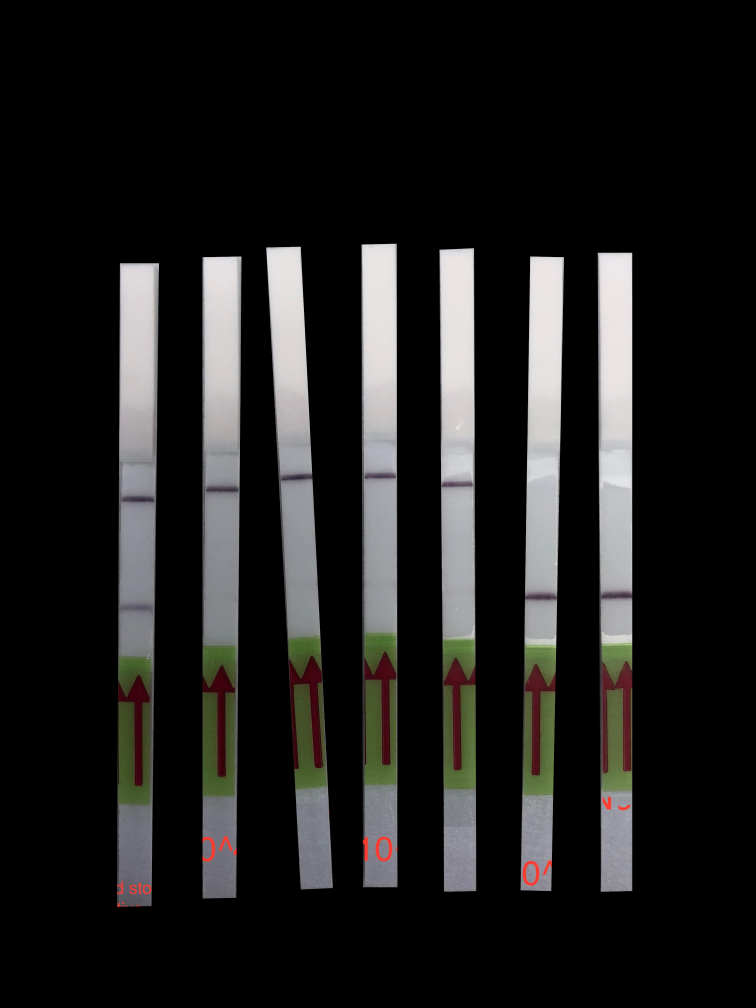
#> input picture scripts/images/EBOV_G2_LOD.jpg, 3024 x 4032 px (shown at 1/4 size)
$ python strip_detection.py --image_file ../images/EBOV_G2_LOD.jpg
#> lines starting #> are read from the running program, lines starting #| are printed output that depends on the picture; after the words box and inside, x2 and y2 are one past the last pixel; in counts of white or black regions, pixels touching at a corner belong together
from __future__ import division
import statistics
import cv2
import imutils
import math
import numpy as np
import argparse
import sys
import matplotlib
import os
if __name__ == '__main__':
    from strip_analysis import MaxDetector
    from strip_analysis import correct_input_image
    from strip_analysis import convert_image_to_linear_signal
else:
    from .strip_analysis import MaxDetector
    from .strip_analysis import correct_input_image
    from .strip_analysis import convert_image_to_linear_signal

# matplotlib.use('Agg')
import matplotlib.pyplot as plt

parser = argparse.ArgumentParser('Read Sherlock Strips')
parser.add_argument('--image_file', required=True)
parser.add_argument('--truth_file', help='File which give the truth value of the strips in'
                                         'the image file', required=False, default=None)
parser.add_argument('--output_dir', help='directory for output files')
parser.add_argument('--prediction_mode', help='Enable predictions', action='store_true')
parser.add_argument('--strip_pixels', type=float)

args = parser.parse_args()
image_file = args.image_file
truth_file = args.truth_file
prediction_mode = args.prediction_mode
output_dir = args.output_dir
if output_dir is None:
    output_prefix = os.path.splitext(image_file)[0]
else:
    output_prefix = os.path.join(output_dir, os.path.splitext(image_file)[0])

image = cv2.imread(image_file)
#> image is the input picture: shape (4032, 3024, 3); mean B, G, R 29.1, 29.9, 30.4
# image = cv2.resize(image, (0, 0), fx=0.25, fy=0.25)
image = cv2.GaussianBlur(image, (5, 5), 0)

# Parameters

stripPixelArea = 239795
stripWidthRelative = 7
stripHeightRelative = 48

# The maximum and minimum allowed ratios of the sides of the green box
maxGreenBoxRatio = 160.0 / 528
minGreenBoxRatio = 102.0 / 578

# The maximum allowed ratio of the sides of the final deteted strip
maxStripBoxRatio = 70 / 480

# The maximum and minimum allowed ratios of the sides of the box defined by the red arrows
maxRedBoxRatio = 42.0 / 91
minRedBoxRatio = 14.0 / 104

# The maximum and minimum allowed ratios of the areas of green boxes and red arrow-bounding boxes
maxRedGreenBoxRatio = 3500.0 / 4000
minRedGreenBoxRatio = 2000.0 / 4500
minRedGreenIntersection = 1000.0 / 4500

# White box strip ratio
whiteBoxStripRatio = 160 / 1700.0

# Minimum intensity for binary thresholding of the top portion of the strips
minStripThreshold = 190

# Sensitive area of the strip
stripWidth = 200
stripHeight = 2000
stripHoldY = 900
maxPeakAlign = 50

# Percentage of the margins to be removed
marginFraction = 0.2

# Times the standard deviation of the mean intensity to detect a peak in first pass
peakSTDScale = 4

# If true, the threshold for detection is not calculated per sample, we just the detectionTreshold
# value
useLowConcentrationTreshold = True

# Times the standard deviation of the mean intensity to detect a peak in the final normalized data
peakSTDScaleNorm = 20

# Detection threshold derived from the low concentration samples
detectionTreshold = 25

# The LOD threshold obtained from direct application of Armbuster and Pry
LODThreshold = 182

# Default peak position to use when the control does not have a positive band
defPeakPosition = 360

# Maximum position for the peak of the control's positive band
maxControlPeakPos = 390

# Red is at the beginning/end of the hue range, so it covers the [0-15] and the [170, 180]
# (hue in OpenCV varies  between 0 and 180 degrees)
lower_red1 = np.array([0, 50, 50])
upper_red1 = np.array([13, 255, 255])
lower_red2 = np.array([170, 50, 50])
upper_red2 = np.array([180, 255, 255])

# Green is between 20 and 90 (these ranges can be adjusted)
lower_green = np.array([20, 70, 50])
upper_green = np.array([83, 255, 255])

# We can also use a large color range to encapsulate both red and green:
lower_redgreen1 = np.array([0, 50, 50])
upper_redgreen1 = np.array([83, 255, 255])
lower_redgreen2 = np.array([170, 50, 50])
upper_redgreen2 = np.array([180, 255, 255])


# In[179]:


# Some utilities


def makeOrderedBox(rect):
    """
    Return a 4-element tuple representing the corners of a box:
        idx 0 = top left corner
        idx 1 = top right corner
        idx 2 = bottom right corner
        idx 3 = botton left corner
    """
    box0 = cv2.boxPoints(rect)
    box0 = np.int0(box0)

    xval = [pt[0] for pt in box0]
    yval = [pt[1] for pt in box0]

    x0 = np.mean(xval)
    y0 = np.mean(yval)

    angles = []
    for i in range(0, len(box0)):
        xi = box0[i][0]
        yi = box0[i][1]
        x = xi - x0
        y = yi - y0
        a = np.arctan2(y, x)
        val = [a, i]
        angles += [val]

    angles.sort(key=lambda val: val[0], reverse=False)
    box = np.array([box0[val[1]] for val in angles])

    return box


def boxMinX(box):
    return min([pt[0] for pt in box])


def boxMaxX(box):
    return max([pt[0] for pt in box])


def boxMinY(box):
    return min([pt[1] for pt in box])


def boxMaxY(box):
    return max([pt[1] for pt in box])


def boxArea(box):
    x0 = np.mean([pt[0] for pt in box])
    y0 = np.mean([pt[1] for pt in box])
    p0 = np.array([x0, y0])

    area = 0
    n = len(box)
    for i in range(0, n):
        p1 = box[i]
        if i < n - 1:
            p2 = box[i + 1]
        else:
            p2 = box[0]

        # Heron's Formula
        a = np.linalg.norm(p1 - p0)
        b = np.linalg.norm(p2 - p0)
        c = np.linalg.norm(p1 - p2)
        s = (a + b + c) / 2
        triarea = np.sqrt(s * (s - a) * (s - b) * (s - c))

        area += triarea

    return area


def rectArea(rect):
    return rect[1][0] * rect[1][1]


def pointDistance(p1, p2):
    """
    Given two poiints, each represented by a tuple (x1, y1), calculate the eucalidian distance
    between them.
    """
    return ((p1[0] - p2[0]) ** 2 + (p1[1] - p2[1]) ** 2) ** 0.5


# [29 lines left out: functions boxesIntersection, applyClahetoRGB, not called in this run]


def getTruthValueFromFile(filename):
    if filename is None:
        return []
    truth_values = []
    with open(filename) as file:
        for line in file:
            line = line.strip()
            if line != 'pos' and line != 'neg':
                raise Exception('Truth file contains line other than "pos" or "neg"')
            truth_values.append(line)
    return truth_values


# In[180]:


# Processing Step 1: detecting the colored area in the strips
image = cv2.imread(image_file)
# image = cv2.resize(image, (0, 0), fx=0.25, fy=0.25)
image = cv2.GaussianBlur(image, (5, 5), 0)

# First, convert the image to HSV color space, which makes the color detection straightforward
hsv = cv2.cvtColor(image, cv2.COLOR_BGR2HSV)
#> hsv: shape (4032, 3024, 3); mean H, S, V 18.2, 8.4, 31.6

# These strips have red arrows on a green background, so we define two masks, one for red and the
# other for green

red_mask1 = cv2.inRange(hsv, lower_red1, upper_red1)
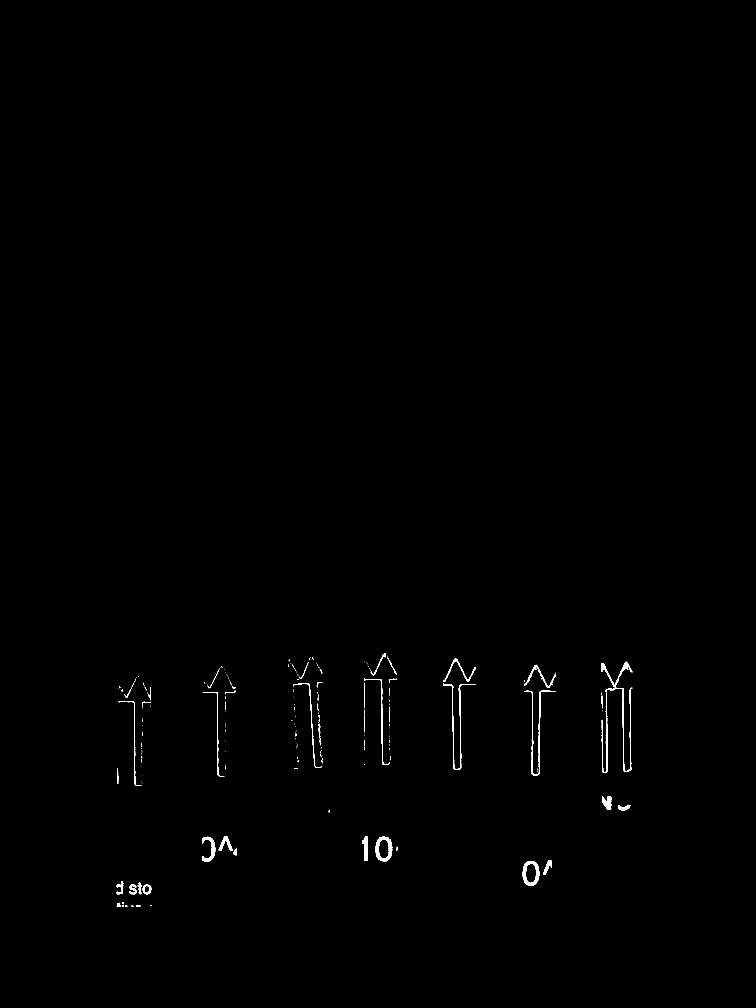
#> red_mask1: shape (4032, 3024) (shown at 1/4 size); 0.32% white; 317 white regions (250 under 20 px), largest, box (x1, y1, x2, y2) and area: (2407, 2750, 2529, 3091) 4852, (1502, 3347, 1569, 3446) 2899, (2091, 3444, 2157, 3543) 2834
red_mask2 = cv2.inRange(hsv, lower_red2, upper_red2)
#> red_mask2: shape (4032, 3024); 0.95% white; 148 white regions (100 under 20 px), largest, box (x1, y1, x2, y2) and area: (1154, 2636, 1289, 3072) 19598, (2405, 2666, 2529, 3088) 19495, (1456, 2615, 1587, 3056) 15845

kernel = np.ones((2, 2), np.uint8)
red_mask = red_mask1 + red_mask2
#> red_mask: shape (4032, 3024); 1.3% white; 205 white regions (163 under 20 px), largest, box (x1, y1, x2, y2) and area: (2405, 2647, 2529, 3091) 26364, (1154, 2630, 1289, 3072) 21332, (2097, 2659, 2222, 3101) 18333
green_mask = cv2.inRange(hsv, lower_green, upper_green)
#> green_mask: shape (4032, 3024); 3% white; 18 white regions (4 under 20 px), largest, box (x1, y1, x2, y2) and area: (1774, 2740, 1904, 3156) 41406, (810, 2771, 939, 3185) 41268, (1457, 2720, 1585, 3139) 39781
redgreen_mask1 = cv2.inRange(hsv, lower_redgreen1, upper_redgreen1)
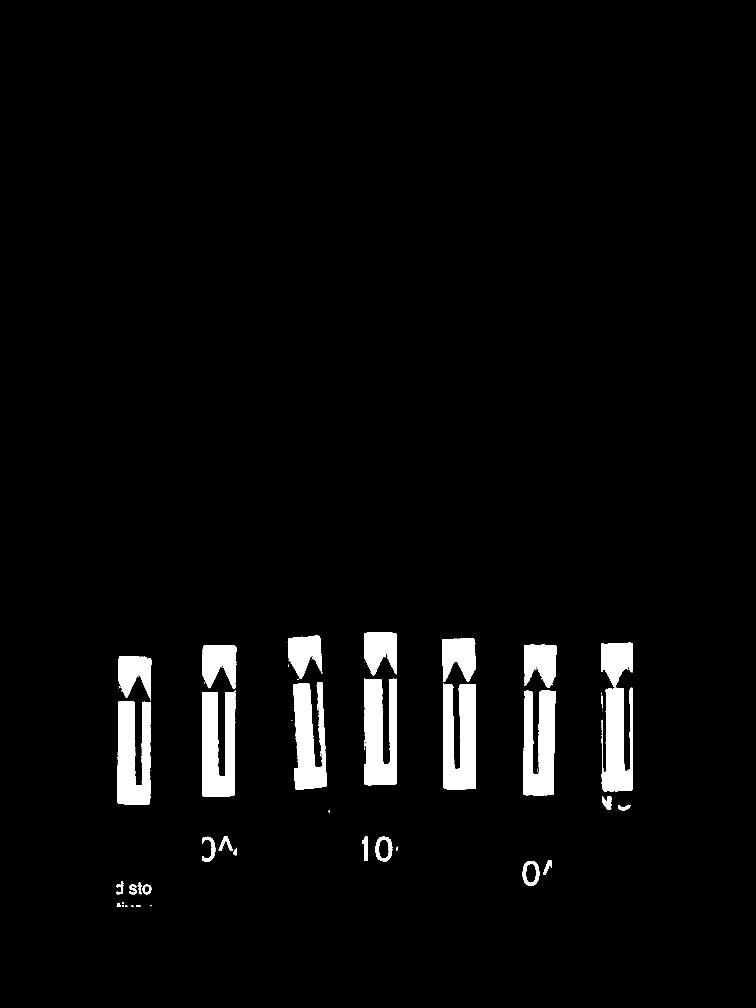
#> redgreen_mask1: shape (4032, 3024) (shown at 1/4 size); 3.5% white; 145 white regions (99 under 20 px), largest, box (x1, y1, x2, y2) and area: (1772, 2732, 1904, 3158) 45384, (810, 2761, 941, 3186) 43969, (1456, 2714, 1586, 3141) 42818
redgreen_mask2 = cv2.inRange(hsv, lower_redgreen2, upper_redgreen2)
mask = redgreen_mask1 + redgreen_mask2
#> mask: shape (4032, 3024); 4.4% white; 45 white regions (15 under 20 px), largest, box (x1, y1, x2, y2) and area: (1769, 2554, 1904, 3158) 77469, (1456, 2530, 1587, 3141) 75949, (810, 2582, 946, 3186) 74880

kernel = np.ones((10,10), np.uint8)
red_mask = cv2.erode(red_mask, kernel, iterations=1)
#> red_mask: shape (4032, 3024); 0.7% white; 31 white regions (10 under 20 px), largest, box (x1, y1, x2, y2) and area: (2411, 2656, 2525, 3087) 17301, (2103, 2667, 2218, 3097) 12705, (1778, 2641, 1897, 3076) 12351
red_mask = cv2.dilate(red_mask, kernel, iterations=1)
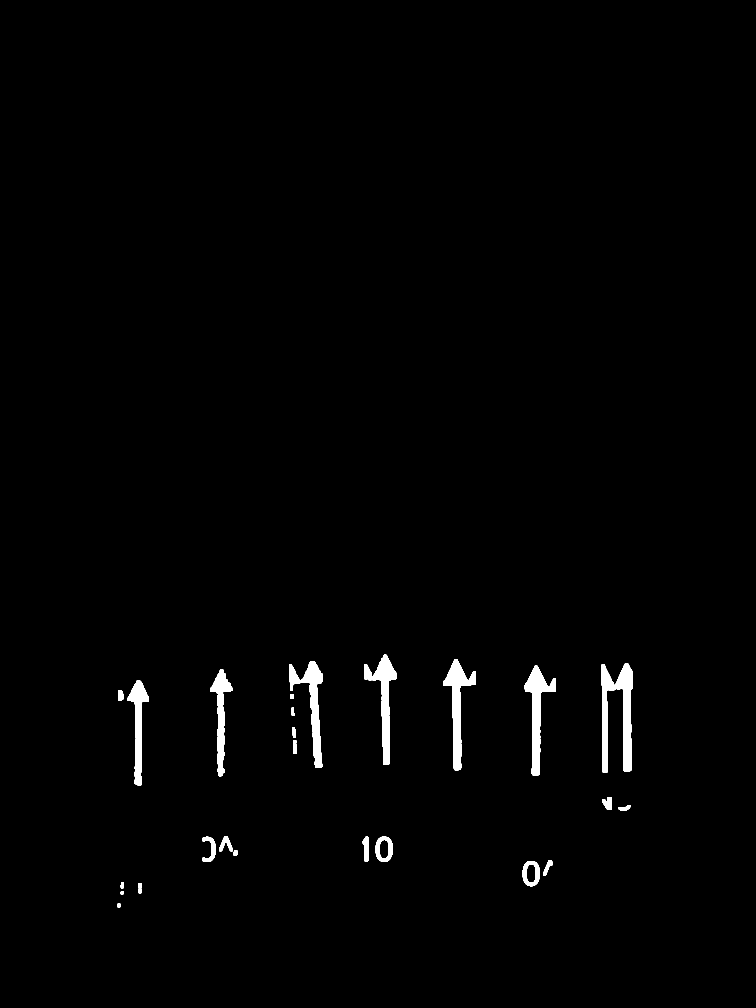
#> red_mask: shape (4032, 3024) (shown at 1/4 size); 1.2% white; 29 white regions, largest, box (x1, y1, x2, y2) and area: (2407, 2652, 2530, 3092) 26166, (2099, 2663, 2223, 3102) 18141, (1774, 2637, 1902, 3081) 17949
mask = cv2.erode(mask, kernel, iterations=1)
#> mask: shape (4032, 3024); 3.5% white; 34 white regions (10 under 20 px), largest, box (x1, y1, x2, y2) and area: (1775, 2560, 1900, 3153) 67762, (2098, 2584, 2221, 3177) 65425, (2410, 2576, 2526, 3161) 65100
mask = cv2.dilate(mask, kernel, iterations=1)
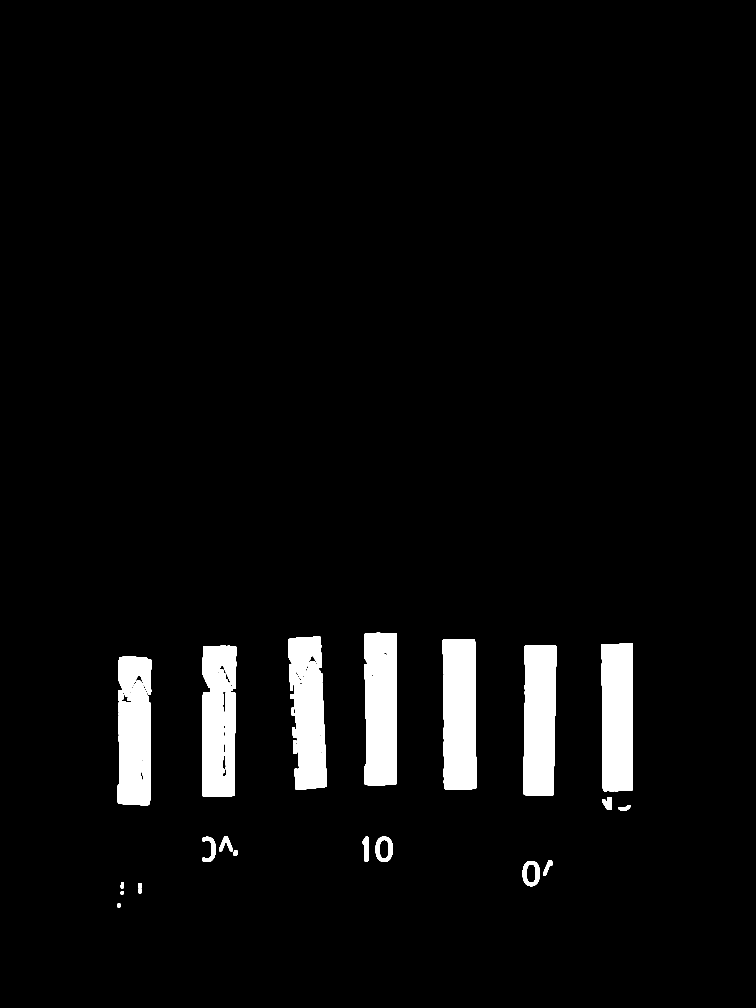
#> mask: shape (4032, 3024) (shown at 1/4 size); 4.4% white; 30 white regions
           # adjust brightness

k_factor = math.sqrt(stripPixelArea/(stripWidthRelative * stripHeightRelative))
approxStripBoxWidthPixels = stripWidthRelative * k_factor
approxStripBoxHeightPixels = stripHeightRelative * k_factor

resized_img = cv2.resize(image, (0,0) , fx=(1/k_factor), fy=(1/k_factor))
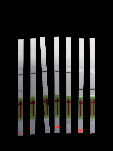
#> resized_img: shape (151, 113, 3); mean B, G, R 29.3, 30.1, 30.6
grey_resized = cv2.cvtColor(resized_img, cv2.COLOR_BGR2GRAY)
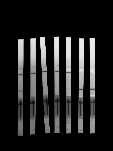
#> grey_resized: shape (151, 113); min 0, max 234, mean 30.2

kernel = np.ones((stripHeightRelative,stripWidthRelative),np.float32)/(stripWidthRelative * stripHeightRelative)
dst = cv2.filter2D(grey_resized,-1,kernel)
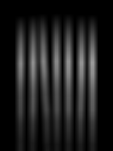
#> dst: shape (151, 113); min 0, max 155, mean 30.2
plt.imshow(cv2.cvtColor(dst, cv2.COLOR_GRAY2RGB))
_, maxVal, _, _ = cv2.minMaxLoc(dst)
#> maxVal = 155

minStripThreshold = 0.7*maxVal
#> minStripThreshold = 108.5
#> (the rest of the program and of its run is left out)
